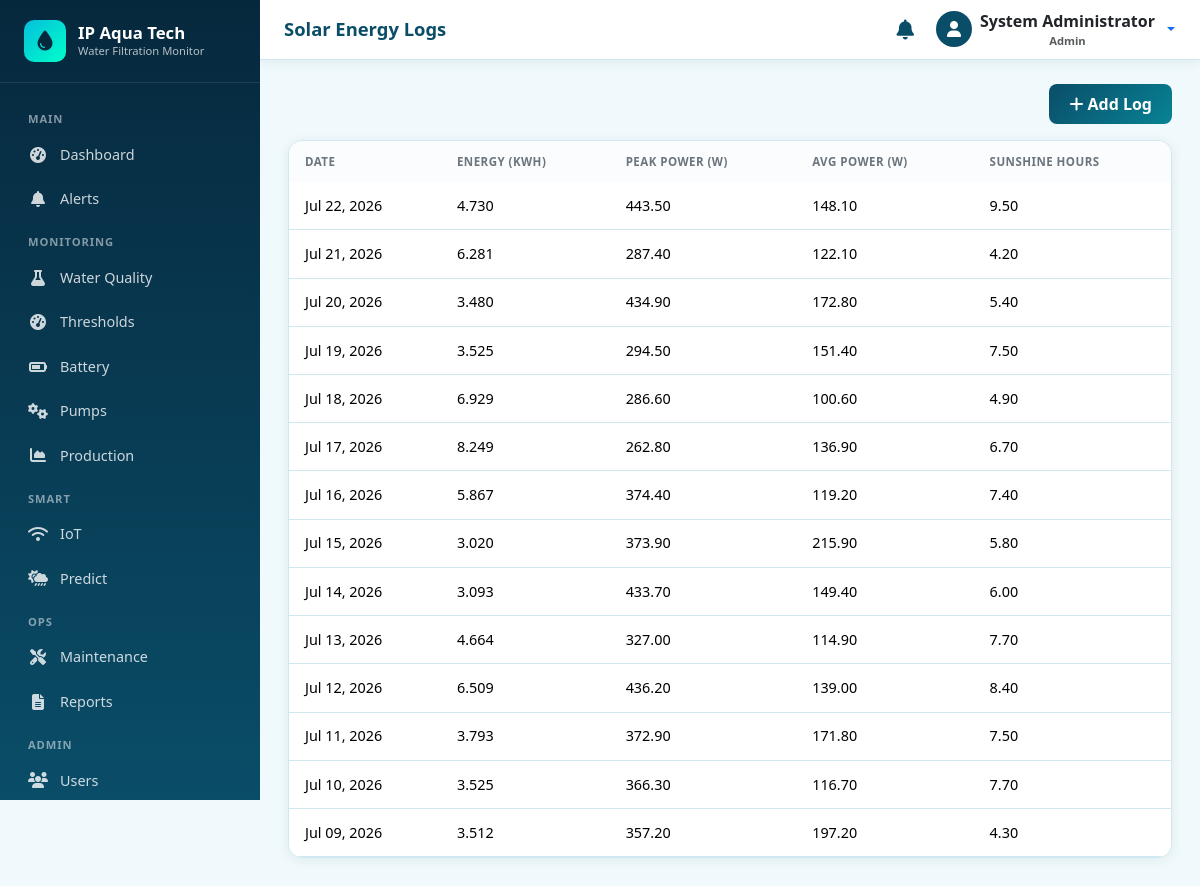
The app's page /solar/energy-logs/ (signed in) with its own data.
### accounts/models.py (models this page shows, shortened)
class User(AbstractUser):
    class Role(models.TextChoices):
        ADMIN = 'ADMIN', 'Admin'
        OPERATOR = 'OPERATOR', 'Operator'
    role = models.CharField(
        max_length=20,
        choices=Role.choices,
        default=Role.OPERATOR,
        help_text='User role determining access level',
    )
    phone = models.CharField(max_length=20, blank=True)
    is_active = models.BooleanField(default=True)
    created_at = models.DateTimeField(auto_now_add=True)
    updated_at = models.DateTimeField(auto_now=True)
    class Meta:
        ordering = ['-date_joined']
        verbose_name = 'User'
        verbose_name_plural = 'Users'
    @property
    def is_admin_user(self):
        return self.role == self.Role.ADMIN or self.is_superuser

### solar/models.py (models this page shows, shortened)
class SolarEnergyLog(models.Model):
    date = models.DateField(unique=True)
    energy_generated_kwh = models.DecimalField(max_digits=10, decimal_places=3, default=0)
    peak_power_w = models.DecimalField(max_digits=10, decimal_places=2, default=0)
    average_power_w = models.DecimalField(max_digits=10, decimal_places=2, default=0)
    sunshine_hours = models.DecimalField(max_digits=5, decimal_places=2, default=0)
    created_at = models.DateTimeField(auto_now_add=True)
    class Meta:
        ordering = ['-date']
        verbose_name = 'Solar Energy Log'
        verbose_name_plural = 'Solar Energy Logs'

### solar/views.py (the view)
# urls.py: path('energy-logs/', views.energy_log_list, name='energy_log_list'),
@login_required
def energy_log_list(request):
    qs = SolarEnergyLog.objects.all()
    paginator = Paginator(qs, 15)
    page = paginator.get_page(request.GET.get('page'))
    return render(request, 'solar/energy_log_list.html', {'page_obj': page})

### notifications/context_processors.py (called while the page is built)
def unread_notifications(request):
    if request.user.is_authenticated:
        count = Notification.objects.filter(
            is_read=False,
            is_resolved=False,
        ).filter(
            models_q(request.user)
        ).count()
        recent = Notification.objects.filter(
            is_resolved=False,
        ).filter(
            models_q(request.user)
        )[:5]
        return {
            'unread_notification_count': count,
            'recent_notifications': recent,
        }
    return {
        'unread_notification_count': 0,
        'recent_notifications': [],
    }

def models_q(user):
    from django.db.models import Q
    return Q(recipient__isnull=True) | Q(recipient=user)

### templates/solar/energy_log_list.html (shortened to what this page needs)
{% extends 'base.html' %}
{% block page_title %}Solar Energy Logs{% endblock %}
{% block content %}
<div class="d-flex justify-content-end mb-3">
  <a href="{% url 'solar:energy_log_create' %}" class="btn btn-aqua"><i class="fas fa-plus me-1"></i>Add Log</a>
</div>
<div class="card card-aqua">
  <div class="card-body p-0">
    <div class="table-responsive">
      <table class="table table-aqua mb-0">
        <thead><tr><th>Date</th><th>Energy (kWh)</th><th>Peak Power (W)</th><th>Avg Power (W)</th><th>Sunshine Hours</th></tr></thead>
        <tbody>
          {% for obj in page_obj %}
          <tr>
            <td>{{ obj.date|date:"M d, Y" }}</td>
            <td>{{ obj.energy_generated_kwh }}</td>
            <td>{{ obj.peak_power_w }}</td>
            <td>{{ obj.average_power_w }}</td>
            <td>{{ obj.sunshine_hours }}</td>
          </tr>
          {% empty %}
          <tr><td colspan="5" class="text-center text-muted py-4">No energy logs.</td></tr>
          {% endfor %}
        </tbody>
      </table>
    </div>
  </div>
</div>
{% endblock %}

### templates/base.html (shortened to what this page needs)
{% load static %}
<!DOCTYPE html>
<html lang="en">
<head>
  <link href="https://cdn.jsdelivr.net/npm/bootstrap@5.3.3/dist/css/bootstrap.min.css" rel="stylesheet">
  <link href="https://cdnjs.cloudflare.com/ajax/libs/font-awesome/6.5.1/css/all.min.css" rel="stylesheet">
  <link href="{% static 'css/style.css' %}" rel="stylesheet">
</head>
<body {% if chart_url %}data-chart-url="{{ chart_url }}"{% endif %} {% block body_attrs %}{% endblock %}>
  {% if user.is_authenticated %}
  {% include 'includes/sidebar.html' %}
  <div class="main-wrapper">
    <header class="topbar">
      <div class="d-flex align-items-center gap-3">
        <h1 class="page-title">{% block page_title %}Dashboard{% endblock %}</h1>
      </div>
      <div class="d-flex align-items-center gap-3">
        <a href="{% url 'notifications:notification_list' %}" class="btn btn-link text-aqua position-relative p-1">
          <i class="fas fa-bell fa-lg"></i>
        </a>
        <div class="dropdown">
          <button class="btn btn-link text-decoration-none dropdown-toggle d-flex align-items-center gap-2 p-0" type="button" data-bs-toggle="dropdown">
            <span class="rounded-circle bg-aqua d-inline-flex align-items-center justify-content-center text-white" style="width:36px;height:36px;background:var(--aqua-primary);">
              <i class="fas fa-user"></i>
            </span>
            <span class="d-none d-md-inline text-dark fw-semibold">
              {{ user.get_full_name|default:user.username }}
              <small class="d-block text-muted" style="font-size:0.7rem;">{{ user.get_role_display }}</small>
            </span>
          </button>
        </div>
      </div>
    </header>
    <div class="content-area">
      {% block content %}{% endblock %}
    </div>
  </div>
  {% else %}
    {% block auth_content %}{% endblock %}
  {% endif %}
</body>
</html>

### static/css/style.css (style rules this page uses)
:root { --aqua-primary: #0a4d68; --aqua-secondary: #088395; --aqua-accent: #05bfdb; --aqua-light: #00ffca; --aqua-bg: #f0f9fb; --aqua-sidebar: #06283d; --aqua-sidebar-hover: #0a4d68; --aqua-card: #ffffff; --status-normal: #198754; --status-warning: #ffc107; --status-critical: #dc3545; --status-info: #0dcaf0; --text-dark: #1a1a2e; --text-muted: #6c757d; --border-color: #d0e8ef; --sidebar-width: 260px; --topbar-height: 60px; --radius: 12px; --shadow: 0 2px 12px rgba(10, 77, 104, 0.08); --shadow-lg: 0 8px 30px rgba(10, 77, 104, 0.12); }
* { box-sizing: border-box; }
body { font-family: 'Segoe UI', system-ui, -apple-system, sans-serif; background: var(--aqua-bg); color: var(--text-dark); min-height: 100vh; overflow-x: hidden; }
.main-wrapper { margin-left: var(--sidebar-width); min-height: 100vh; transition: margin-left 0.3s ease; }
.topbar { height: var(--topbar-height); background: var(--aqua-card); border-bottom: 1px solid var(--border-color); display: flex; align-items: center; justify-content: space-between; padding: 0 1.5rem; position: sticky; top: 0; z-index: 1030; box-shadow: var(--shadow); }
.topbar .page-title { font-weight: 700; color: var(--aqua-primary); font-size: 1.15rem; margin: 0; }
.content-area { padding: 1.5rem 1.75rem 2.5rem; max-width: 1280px; }
.card-aqua { background: var(--aqua-card); border-radius: 14px; border: 1px solid var(--border-color); box-shadow: var(--shadow); overflow: hidden; }
.card-aqua .card-body { padding: 1.25rem 1.35rem; }
.card-aqua .table { margin-bottom: 0; }
.card-aqua .table thead th { font-size: 0.72rem; text-transform: uppercase; letter-spacing: 0.04em; color: var(--text-muted); font-weight: 700; border-bottom-width: 1px; white-space: nowrap; background: #fafcfd; padding: 0.75rem 1rem; }
.card-aqua .table td { vertical-align: middle; font-size: 0.9rem; padding: 0.8rem 1rem; }
.table-aqua { margin-bottom: 0; }
.table-aqua thead th { background: var(--aqua-primary); color: #fff; font-weight: 600; font-size: 0.85rem; border: none; padding: 0.75rem 1rem; white-space: nowrap; }
.table-aqua tbody td { padding: 0.75rem 1rem; vertical-align: middle; font-size: 0.9rem; border-color: var(--border-color); }
.btn-aqua { background: linear-gradient(135deg, var(--aqua-primary), var(--aqua-secondary)); color: #fff; border: none; border-radius: 8px; font-weight: 600; padding: 0.5rem 1.25rem; transition: all 0.2s ease; }
.text-aqua { color: var(--aqua-primary) !important; }
.fw-semibold { font-weight: 600; }

### records on screen
User: get_full_name "System Administrator", role "Admin"
SolarEnergyLog: date "Jul 22, 2026", energy_generated_kwh "4.730", peak_power_w "443.50", average_power_w "148.10", sunshine_hours "9.50"
SolarEnergyLog: date "Jul 21, 2026", energy_generated_kwh "6.281", peak_power_w "287.40", average_power_w "122.10", sunshine_hours "4.20"
SolarEnergyLog: date "Jul 20, 2026", energy_generated_kwh "3.480", peak_power_w "434.90", average_power_w "172.80", sunshine_hours "5.40"
SolarEnergyLog: date "Jul 19, 2026", energy_generated_kwh "3.525", peak_power_w "294.50", average_power_w "151.40", sunshine_hours "7.50"
SolarEnergyLog: date "Jul 18, 2026", energy_generated_kwh "6.929", peak_power_w "286.60", average_power_w "100.60", sunshine_hours "4.90"
SolarEnergyLog: date "Jul 17, 2026", energy_generated_kwh "8.249", peak_power_w "262.80", average_power_w "136.90", sunshine_hours "6.70"
SolarEnergyLog: date "Jul 16, 2026", energy_generated_kwh "5.867", peak_power_w "374.40", average_power_w "119.20", sunshine_hours "7.40"
SolarEnergyLog: date "Jul 15, 2026", energy_generated_kwh "3.020", peak_power_w "373.90", average_power_w "215.90", sunshine_hours "5.80"
SolarEnergyLog: date "Jul 14, 2026", energy_generated_kwh "3.093", peak_power_w "433.70", average_power_w "149.40", sunshine_hours "6.00"
SolarEnergyLog: date "Jul 13, 2026", energy_generated_kwh "4.664", peak_power_w "327.00", average_power_w "114.90", sunshine_hours "7.70"
SolarEnergyLog: date "Jul 12, 2026", energy_generated_kwh "6.509", peak_power_w "436.20", average_power_w "139.00", sunshine_hours "8.40"
SolarEnergyLog: date "Jul 11, 2026", energy_generated_kwh "3.793", peak_power_w "372.90", average_power_w "171.80", sunshine_hours "7.50"
SolarEnergyLog: date "Jul 10, 2026", energy_generated_kwh "3.525", peak_power_w "366.30", average_power_w "116.70", sunshine_hours "7.70"
SolarEnergyLog: date "Jul 09, 2026", energy_generated_kwh "3.512", peak_power_w "357.20", average_power_w "197.20", sunshine_hours "4.30"
